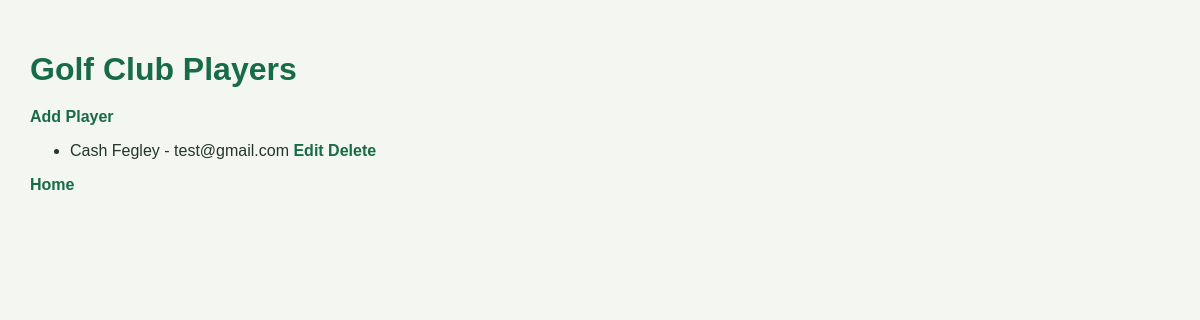
Page /players/ on the earlier database version.
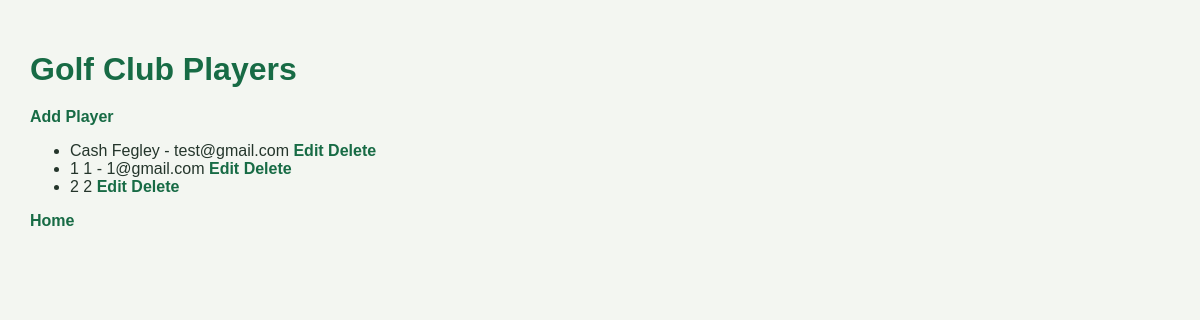
Same page on the later database version.
### tournaments/models.py (models this page shows, shortened)
class Player(models.Model):
    first_name = models.CharField(max_length=50)
    last_name = models.CharField(max_length=50)
    email = models.EmailField(blank=True)

### tournaments/views.py (the view)
# urls.py: path("players/", views.player_list, name="player_list"),
def player_list(request):
    players = Player.objects.all()
    return render(request, "tournaments/player_list.html", {"players": players})

### tournaments/templates/tournaments/player_list.html (shortened to what this page needs)
{% load static %}
<!DOCTYPE html>
<html lang="en">
<head>
    <link rel="stylesheet" href="{% static 'tournaments/style.css' %}">
</head>
<body>
    <h1>Golf Club Players</h1>
    <a href="{% url 'player_create' %}">Add Player</a>
    <ul>
        {% for player in players %}
            <li>
                {{ player.first_name }} {{ player.last_name }}
                {% if player.email %} - {{ player.email }}{% endif %}
                <a href="{% url 'player_edit' player.id %}">Edit</a>
                <a href="{% url 'player_delete' player.id %}">Delete</a>
            </li>
        {% empty %}
            <li>No players have been added yet.</li>
        {% endfor %}
    </ul>
    <a href="{% url 'home' %}">Home</a>
</body>
</html>

Differences in the rows shown:
added Player: first_name "1", last_name "1", email "1@gmail.com"
added Player: first_name "2", last_name "2"
